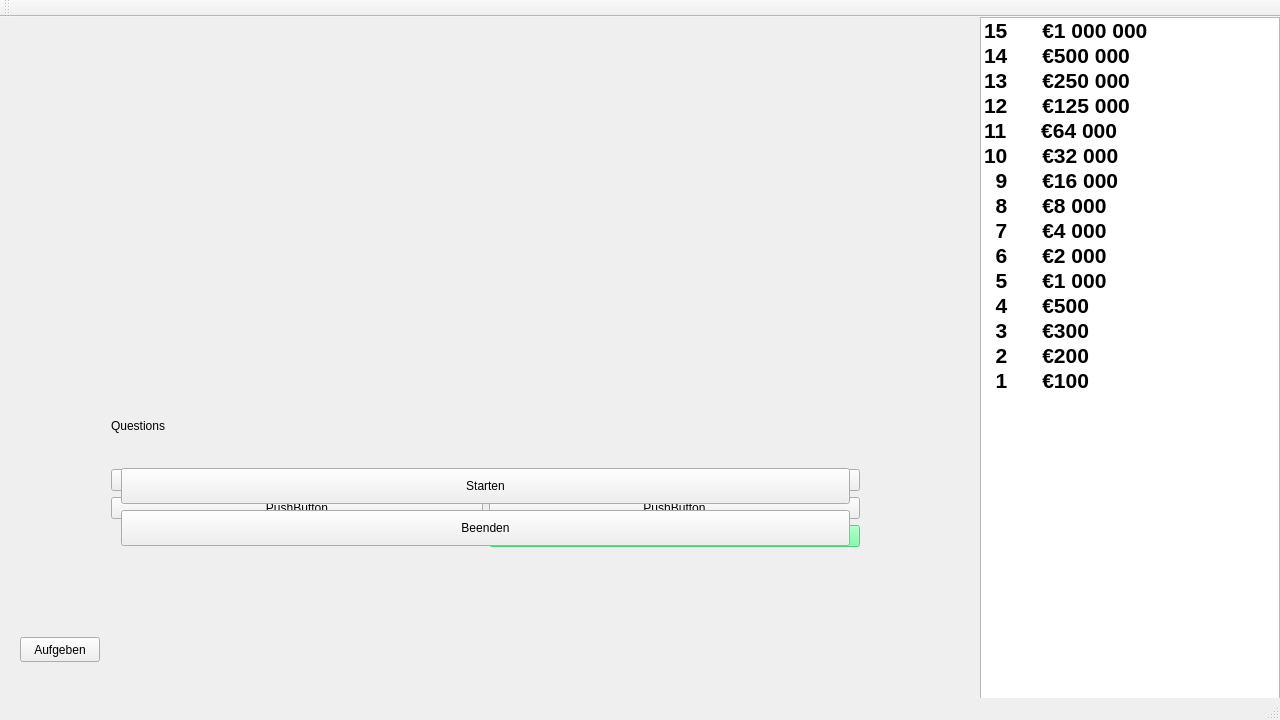
<?xml version="1.0" encoding="UTF-8"?>
<ui version="4.0">
 <class>MainWindow</class>
 <widget class="QMainWindow" name="MainWindow">
  <property name="geometry">
   <rect>
    <x>0</x>
    <y>0</y>
    <width>1280</width>
    <height>720</height>
   </rect>
  </property>
  <property name="windowTitle">
   <string>MainWindow</string>
  </property>
  <widget class="QWidget" name="centralWidget">
   <widget class="QLabel" name="la_backgroundpicture">
    <property name="geometry">
     <rect>
      <x>0</x>
      <y>0</y>
      <width>980</width>
      <height>720</height>
     </rect>
    </property>
    <property name="text">
     <string/>
    </property>
   </widget>
   <widget class="QListWidget" name="list_amount">
    <property name="geometry">
     <rect>
      <x>980</x>
      <y>0</y>
      <width>300</width>
      <height>720</height>
     </rect>
    </property>
    <property name="spacing">
     <number>4</number>
    </property>
    <property name="itemAlignment">
     <set>Qt::AlignCenter</set>
    </property>
    <item>
     <property name="text">
      <string comment="amount15">15      €1 000 000</string>
     </property>
     <property name="font">
      <font>
       <pointsize>16</pointsize>
       <weight>75</weight>
       <bold>true</bold>
       <kerning>true</kerning>
      </font>
     </property>
     <property name="background">
      <brush brushstyle="NoBrush">
       <color alpha="255">
        <red>255</red>
        <green>255</green>
        <blue>255</blue>
       </color>
      </brush>
     </property>
     <property name="foreground">
      <brush brushstyle="NoBrush">
       <color alpha="255">
        <red>255</red>
        <green>255</green>
        <blue>255</blue>
       </color>
      </brush>
     </property>
    </item>
    <item>
     <property name="text">
      <string comment="amount14">14      €500 000</string>
     </property>
     <property name="font">
      <font>
       <pointsize>16</pointsize>
       <weight>75</weight>
       <bold>true</bold>
      </font>
     </property>
     <property name="background">
      <brush brushstyle="NoBrush">
       <color alpha="255">
        <red>200</red>
        <green>133</green>
        <blue>0</blue>
       </color>
      </brush>
     </property>
     <property name="foreground">
      <brush brushstyle="NoBrush">
       <color alpha="255">
        <red>255</red>
        <green>170</green>
        <blue>0</blue>
       </color>
      </brush>
     </property>
    </item>
    <item>
     <property name="text">
      <string comment="amount13">13      €250 000</string>
     </property>
     <property name="font">
      <font>
       <pointsize>16</pointsize>
       <weight>75</weight>
       <bold>true</bold>
      </font>
     </property>
     <property name="foreground">
      <brush brushstyle="NoBrush">
       <color alpha="255">
        <red>255</red>
        <green>170</green>
        <blue>0</blue>
       </color>
      </brush>
     </property>
    </item>
    <item>
     <property name="text">
      <string comment="amount12">12      €125 000</string>
     </property>
     <property name="font">
      <font>
       <pointsize>16</pointsize>
       <weight>75</weight>
       <bold>true</bold>
      </font>
     </property>
     <property name="foreground">
      <brush brushstyle="NoBrush">
       <color alpha="255">
        <red>255</red>
        <green>170</green>
        <blue>0</blue>
       </color>
      </brush>
     </property>
    </item>
    <item>
     <property name="text">
      <string comment="amount11">11      €64 000</string>
     </property>
     <property name="font">
      <font>
       <pointsize>16</pointsize>
       <weight>75</weight>
       <bold>true</bold>
      </font>
     </property>
     <property name="foreground">
      <brush brushstyle="NoBrush">
       <color alpha="255">
        <red>255</red>
        <green>170</green>
        <blue>0</blue>
       </color>
      </brush>
     </property>
    </item>
    <item>
     <property name="text">
      <string comment="amount10">10      €32 000</string>
     </property>
     <property name="font">
      <font>
       <pointsize>16</pointsize>
       <weight>75</weight>
       <bold>true</bold>
      </font>
     </property>
     <property name="foreground">
      <brush brushstyle="NoBrush">
       <color alpha="255">
        <red>255</red>
        <green>255</green>
        <blue>255</blue>
       </color>
      </brush>
     </property>
    </item>
    <item>
     <property name="text">
      <string comment="amount9">  9      €16 000</string>
     </property>
     <property name="font">
      <font>
       <pointsize>16</pointsize>
       <weight>75</weight>
       <bold>true</bold>
      </font>
     </property>
     <property name="foreground">
      <brush brushstyle="NoBrush">
       <color alpha="255">
        <red>255</red>
        <green>170</green>
        <blue>0</blue>
       </color>
      </brush>
     </property>
    </item>
    <item>
     <property name="text">
      <string comment="amount8">  8      €8 000</string>
     </property>
     <property name="font">
      <font>
       <pointsize>16</pointsize>
       <weight>75</weight>
       <bold>true</bold>
      </font>
     </property>
     <property name="foreground">
      <brush brushstyle="NoBrush">
       <color alpha="255">
        <red>255</red>
        <green>170</green>
        <blue>0</blue>
       </color>
      </brush>
     </property>
    </item>
    <item>
     <property name="text">
      <string comment="amount7">  7      €4 000</string>
     </property>
     <property name="font">
      <font>
       <pointsize>16</pointsize>
       <weight>75</weight>
       <bold>true</bold>
      </font>
     </property>
     <property name="foreground">
      <brush brushstyle="NoBrush">
       <color alpha="255">
        <red>255</red>
        <green>170</green>
        <blue>0</blue>
       </color>
      </brush>
     </property>
    </item>
    <item>
     <property name="text">
      <string comment="amount6">  6      €2 000</string>
     </property>
     <property name="font">
      <font>
       <pointsize>16</pointsize>
       <weight>75</weight>
       <bold>true</bold>
      </font>
     </property>
     <property name="foreground">
      <brush brushstyle="NoBrush">
       <color alpha="255">
        <red>255</red>
        <green>170</green>
        <blue>0</blue>
       </color>
      </brush>
     </property>
    </item>
    <item>
     <property name="text">
      <string comment="amount5">  5      €1 000</string>
     </property>
     <property name="font">
      <font>
       <pointsize>16</pointsize>
       <weight>75</weight>
       <bold>true</bold>
      </font>
     </property>
     <property name="foreground">
      <brush brushstyle="NoBrush">
       <color alpha="255">
        <red>255</red>
        <green>255</green>
        <blue>255</blue>
       </color>
      </brush>
     </property>
    </item>
    <item>
     <property name="text">
      <string comment="amount4">  4      €500</string>
     </property>
     <property name="font">
      <font>
       <pointsize>16</pointsize>
       <weight>75</weight>
       <bold>true</bold>
      </font>
     </property>
     <property name="foreground">
      <brush brushstyle="NoBrush">
       <color alpha="255">
        <red>255</red>
        <green>170</green>
        <blue>0</blue>
       </color>
      </brush>
     </property>
    </item>
    <item>
     <property name="text">
      <string comment="amount3">  3      €300</string>
     </property>
     <property name="font">
      <font>
       <pointsize>16</pointsize>
       <weight>75</weight>
       <bold>true</bold>
      </font>
     </property>
     <property name="foreground">
      <brush brushstyle="NoBrush">
       <color alpha="255">
        <red>255</red>
        <green>170</green>
        <blue>0</blue>
       </color>
      </brush>
     </property>
    </item>
    <item>
     <property name="text">
      <string comment="amount2">  2      €200</string>
     </property>
     <property name="font">
      <font>
       <pointsize>16</pointsize>
       <weight>75</weight>
       <bold>true</bold>
      </font>
     </property>
     <property name="foreground">
      <brush brushstyle="NoBrush">
       <color alpha="255">
        <red>255</red>
        <green>170</green>
        <blue>0</blue>
       </color>
      </brush>
     </property>
    </item>
    <item>
     <property name="text">
      <string comment="amount1">  1      €100</string>
     </property>
     <property name="font">
      <font>
       <pointsize>16</pointsize>
       <weight>75</weight>
       <bold>true</bold>
      </font>
     </property>
     <property name="foreground">
      <brush brushstyle="NoBrush">
       <color alpha="255">
        <red>255</red>
        <green>170</green>
        <blue>0</blue>
       </color>
      </brush>
     </property>
    </item>
   </widget>
   <widget class="QLabel" name="label_logo">
    <property name="geometry">
     <rect>
      <x>340</x>
      <y>20</y>
      <width>300</width>
      <height>300</height>
     </rect>
    </property>
    <property name="text">
     <string/>
    </property>
   </widget>
   <widget class="QWidget" name="container_qa" native="true">
    <property name="enabled">
     <bool>true</bool>
    </property>
    <property name="geometry">
     <rect>
      <x>100</x>
      <y>360</y>
      <width>771</width>
      <height>181</height>
     </rect>
    </property>
    <layout class="QGridLayout" name="gridLayout">
     <property name="sizeConstraint">
      <enum>QLayout::SetDefaultConstraint</enum>
     </property>
     <item row="2" column="1">
      <widget class="QPushButton" name="bu_ans4">
       <property name="text">
        <string>PushButton</string>
       </property>
      </widget>
     </item>
     <item row="3" column="1">
      <widget class="QPushButton" name="bu_checkanswer">
       <property name="enabled">
        <bool>false</bool>
       </property>
       <property name="styleSheet">
        <string notr="true">background-color: rgb(88, 255, 144);</string>
       </property>
       <property name="text">
        <string>Auswerten</string>
       </property>
      </widget>
     </item>
     <item row="0" column="0" colspan="2">
      <widget class="QLabel" name="txt_question">
       <property name="text">
        <string>Questions</string>
       </property>
      </widget>
     </item>
     <item row="2" column="0">
      <widget class="QPushButton" name="bu_ans3">
       <property name="text">
        <string>PushButton</string>
       </property>
      </widget>
     </item>
     <item row="1" column="0">
      <widget class="QPushButton" name="bu_ans1">
       <property name="text">
        <string>PushButton</string>
       </property>
      </widget>
     </item>
     <item row="1" column="1">
      <widget class="QPushButton" name="bu_ans2">
       <property name="styleSheet">
        <string notr="true"/>
       </property>
       <property name="text">
        <string>PushButton</string>
       </property>
      </widget>
     </item>
    </layout>
   </widget>
   <widget class="QPushButton" name="bu_aufgeben">
    <property name="geometry">
     <rect>
      <x>20</x>
      <y>620</y>
      <width>80</width>
      <height>25</height>
     </rect>
    </property>
    <property name="text">
     <string>Aufgeben</string>
    </property>
   </widget>
   <widget class="QWidget" name="container_se" native="true">
    <property name="geometry">
     <rect>
      <x>110</x>
      <y>440</y>
      <width>751</width>
      <height>100</height>
     </rect>
    </property>
    <property name="sizePolicy">
     <sizepolicy hsizetype="Preferred" vsizetype="Preferred">
      <horstretch>0</horstretch>
      <verstretch>0</verstretch>
     </sizepolicy>
    </property>
    <layout class="QVBoxLayout" name="verticalLayout">
     <item>
      <widget class="QPushButton" name="bu_start">
       <property name="sizePolicy">
        <sizepolicy hsizetype="Preferred" vsizetype="Preferred">
         <horstretch>0</horstretch>
         <verstretch>0</verstretch>
        </sizepolicy>
       </property>
       <property name="text">
        <string>Starten</string>
       </property>
      </widget>
     </item>
     <item>
      <widget class="QPushButton" name="bu_exit">
       <property name="sizePolicy">
        <sizepolicy hsizetype="Preferred" vsizetype="Preferred">
         <horstretch>0</horstretch>
         <verstretch>0</verstretch>
        </sizepolicy>
       </property>
       <property name="text">
        <string>Beenden</string>
       </property>
      </widget>
     </item>
    </layout>
   </widget>
  </widget>
  <widget class="QMenuBar" name="menuBar">
   <property name="geometry">
    <rect>
     <x>0</x>
     <y>0</y>
     <width>1280</width>
     <height>25</height>
    </rect>
   </property>
  </widget>
  <widget class="QToolBar" name="mainToolBar">
   <attribute name="toolBarArea">
    <enum>TopToolBarArea</enum>
   </attribute>
   <attribute name="toolBarBreak">
    <bool>false</bool>
   </attribute>
  </widget>
  <widget class="QStatusBar" name="statusBar"/>
 </widget>
 <layoutdefault spacing="6" margin="11"/>
 <resources/>
 <connections/>
</ui>
